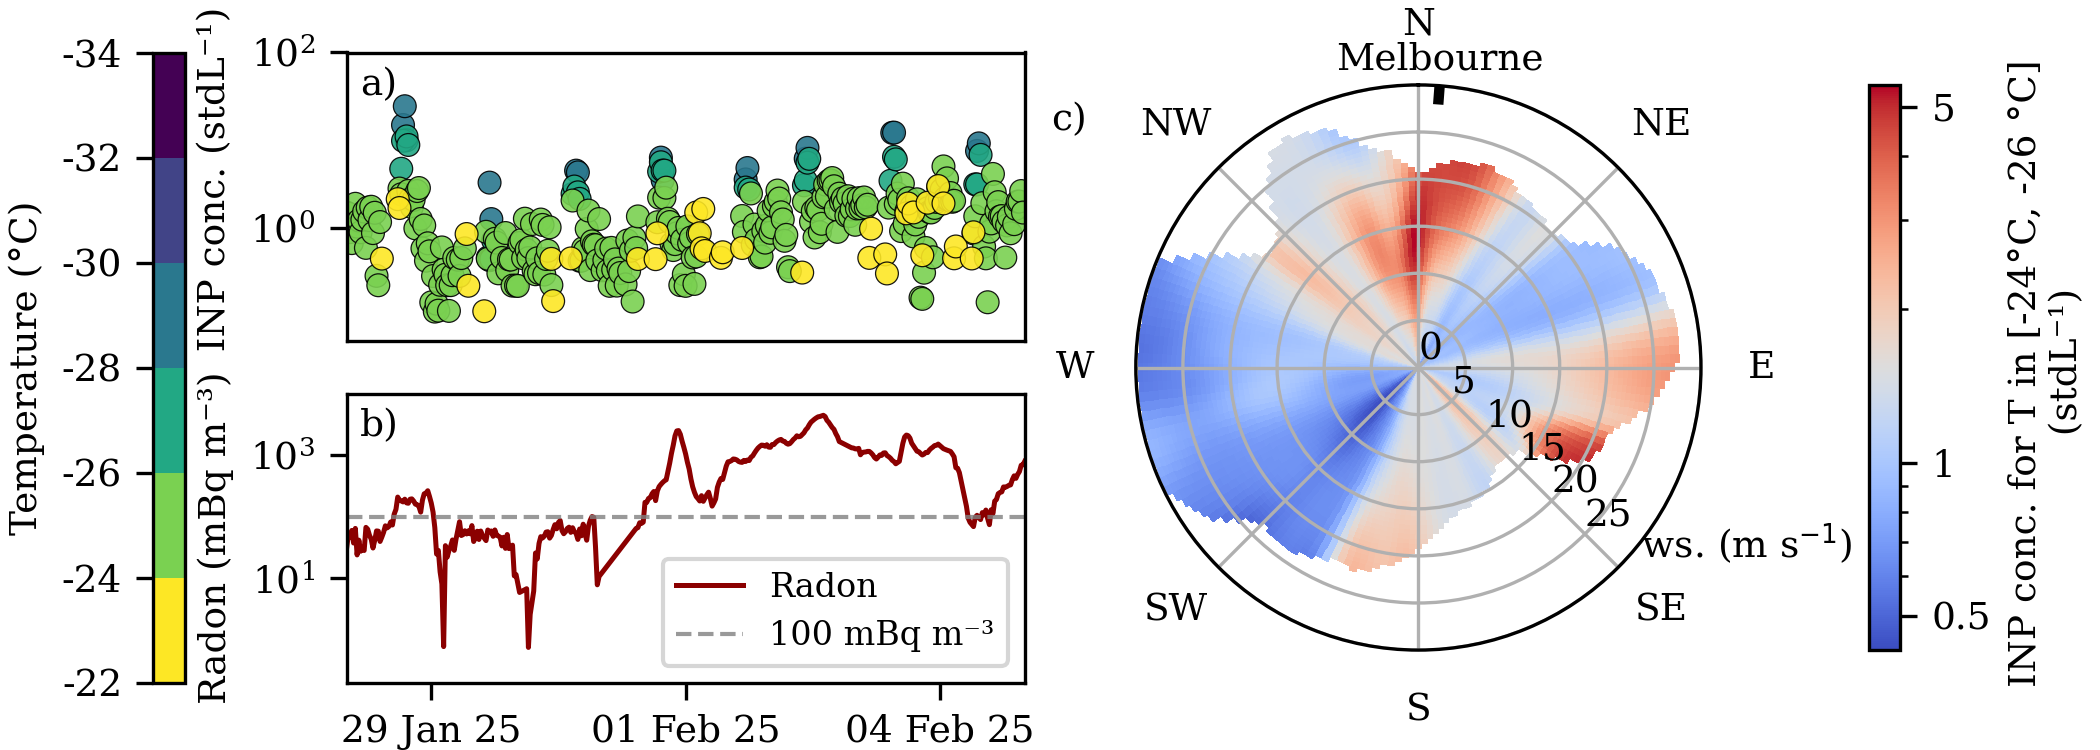

The Python source for this figure:
import pandas as pd
import matplotlib.pyplot as plt
import matplotlib.colors as mcolors  
from matplotlib.colors import BoundaryNorm, LogNorm
import numpy as np
import matplotlib
import matplotlib.dates as mdates
import matplotlib.gridspec as gridspec
from pathlib import Path
import xarray as xr
import glob

matplotlib.use('Agg')
plt.rcParams.update({
    "font.family": "serif",
    "font.size": 9,
    "axes.labelsize": 9,
    "axes.titlesize": 9,
    "xtick.labelsize": 9,
    "ytick.labelsize": 9,
    "legend.fontsize": 8,
    "lines.linewidth": 1.5,
    "lines.markersize": 5,
    "xtick.major.size": 4,
    "ytick.major.size": 4,
    "xtick.major.width": 0.8,
    "ytick.major.width": 0.8,
})

# =============================================================================
# Load PINE data
# =============================================================================
csv_file = '/mnt/d/Cape24-data/Data/processedPINE/Capek.csv'
df = pd.read_csv(csv_file)

df['datetime'] = pd.to_datetime(df['datetime'], errors='coerce')
df = df.dropna(subset=['datetime', 'T_min', 'INP_cn_0'])

#Manual Quality control based on PIA data
df = df[
    (df['T_min'] < 253.15) & 
    (df['operation_number'] >= 11) & 
    (~df['operation_number'].between(24, 27, inclusive='both')) &
    (~df['operation_number'].isin([242, 244])) & 
    (~df['operation_number'].isin([43])) & 
    (~df['operation_number'].isin([74])) 
]


df['T_min_K'] = df['T_min']
df['T_min_C'] = df['T_min'] - 273.15
temperature_col_for_filtering = 'T_min_K'
temperature_col_for_display = 'T_min_C'

df = df[df[temperature_col_for_display] < -22]
#df = df[~df['datetime'].dt.month.isin([9, 11])] 

# =============================================================================
# Left panel: time series PINE
# =============================================================================
start_date = pd.Timestamp('2025-01-28')
end_date = pd.Timestamp('2025-02-05')
df_period = df[(df['datetime'] >= start_date) & (df['datetime'] <= end_date)].copy()

bin_edges_2K = np.arange(-34, -22 + 2, 2)
bin_labels_2K = [f"{int(bin_edges_2K[i])} to {int(bin_edges_2K[i+1])}°C" for i in range(len(bin_edges_2K)-1)]

df_period['temp_bin_2K'] = pd.cut(df_period[temperature_col_for_display],
                                  bins=bin_edges_2K,
                                  labels=bin_labels_2K)

df_period['30min_group'] = df_period['datetime'].dt.floor('30min')
fourhour_avg = df_period.groupby(['30min_group', 'temp_bin_2K'], observed=False).agg({
    'INP_cn_0': ['mean', 'count'],
    temperature_col_for_display: 'mean',
}).reset_index()
fourhour_avg.columns = ['datetime', 'temp_bin_2K', 'INP_cn_0_mean', 'INP_cn_0_count', 'T_C_mean']
fourhour_avg = fourhour_avg.dropna(subset=['temp_bin_2K'])

fourhour_nonzero_by_bin = {}
for bin_name in fourhour_avg['temp_bin_2K'].unique():
    bin_data = fourhour_avg[fourhour_avg['temp_bin_2K'] == bin_name].copy()
    fourhour_nonzero_by_bin[bin_name] = bin_data[bin_data['INP_cn_0_mean'] > 0] #Same as Figure2.py, just this time no zeroes are plotted.

# =============================================================================
# Radon data
# =============================================================================
RADON_FOLDER = "/mnt/d/Cape24-data/Model/Radon/release-v2"
BASELINE_RADON_THRESHOLD = 100

def load_radon_data():
    radon_files = ["2024.xlsx", "2025.xlsx"]
    all_data = []
    for filename in radon_files:
        file_path = Path(RADON_FOLDER) / filename
        df_r = pd.read_excel(file_path)
        datetime_col = None
        for col in df_r.columns:
            if str(col).lower() == 'datetime':
                datetime_col = col
                break
        radon_col = None
        for col in df_r.columns:
            if str(col).lower() == 'radon_stp':
                radon_col = col
                break
        if radon_col is None:
            for col in df_r.columns:
                if str(col).lower() == 'radon':
                    radon_col = col
                    break
        tmp = df_r[[datetime_col, radon_col]].copy()
        tmp.columns = ['Datetime', 'Radon_Concentration']
        tmp['Datetime'] = pd.to_datetime(tmp['Datetime'], errors='coerce')
        tmp = tmp.dropna()
        tmp = tmp[tmp['Radon_Concentration'] > 0] 
        tmp = tmp.sort_values('Datetime')
        all_data.append(tmp)
    return pd.concat(all_data, ignore_index=True).sort_values('Datetime')

radon_df = load_radon_data()
radon_period = radon_df[(radon_df['Datetime'] >= start_date) & (radon_df['Datetime'] <= end_date)].copy()

# =============================================================================
# meteorological data for polar plot
# =============================================================================
met_folder = '/mnt/d/Cape24-data/Met'
met_files = sorted(glob.glob(f'{met_folder}/*.cdf'))

def preprocess_met(ds):
    needed = ['wspd_vec_mean', 'wdir_vec_mean']
    return ds[needed]

met_ds = xr.open_mfdataset(met_files, combine='by_coords', preprocess=preprocess_met)
met_df = met_ds.to_dataframe().reset_index()
met_df['time'] = pd.to_datetime(met_df['time'])
met_df = met_df.set_index('time').sort_index()

wind_speed_col = 'wspd_vec_mean'
wind_dir_col   = 'wdir_vec_mean'

df['datetime_30min'] = df['datetime'].dt.round('30min')
met_df['time_30min'] = met_df.index.round('30min')
met_unique = met_df.drop_duplicates(subset='time_30min')
met_unique = met_unique.reset_index()[['time_30min', wind_speed_col, wind_dir_col]]

merged = pd.merge(df, met_unique, how='inner', left_on='datetime_30min', right_on='time_30min')

polar_temp_min = -26
polar_temp_max = -24
polar_data = merged[(merged[temperature_col_for_display] >= polar_temp_min) & 
                    (merged[temperature_col_for_display] <= polar_temp_max)]

# =============================================================================
# Create combined figure
# =============================================================================
fig = plt.figure(figsize=(7, 2.5))

gs = gridspec.GridSpec(2, 2, width_ratios=[1.2, 1], height_ratios=[1, 1],
                       hspace=0.18, wspace=0.28,
                       left=0.165, right=0.84, top=0.93, bottom=0.09)

# ----- Left top: INP 4‑h averages -----
ax_inp = fig.add_subplot(gs[0, 0])

bin_edges = np.arange(-34, -20, 2)
cmap_temp = plt.cm.viridis
norm_temp = BoundaryNorm(bin_edges, cmap_temp.N)

for bin_name, bin_data in fourhour_nonzero_by_bin.items():
    
    temp_range = bin_name.replace('°C', '').split(' to ')
    temp_mid = (float(temp_range[0]) + float(temp_range[1])) / 2
    color = cmap_temp(norm_temp(temp_mid))
    ax_inp.scatter(bin_data['datetime'], bin_data['INP_cn_0_mean'], 
                       c=[color] * len(bin_data), alpha=0.9, s=30,
                       edgecolors='black', linewidths=0.3)

ax_inp.set_yscale('log')
ax_inp.set_ylabel('   INP conc. (stdL⁻¹)')
ax_inp.tick_params(axis='both', which='minor', width=0, length=0)
ax_inp.set_xlim(start_date, end_date)
ax_inp.xaxis.set_major_formatter(mdates.DateFormatter('%d %b %y'))
ax_inp.xaxis.set_major_locator(mdates.DayLocator(interval=3))
ax_inp.tick_params(axis='x', labelbottom=False, bottom=False)
ax_inp.set_ylim(5e-2, 100)

ax_inp.text(0.02, 0.95, 'a)', transform=ax_inp.transAxes,
            weight='normal', va='top', ha='left')

# ----- Left bottom: Radon concentration -----
ax_radon = fig.add_subplot(gs[1, 0], sharex=ax_inp)
ax_radon.plot(radon_period['Datetime'], radon_period['Radon_Concentration'] * 1000,
                  color='darkred', linewidth=1.2, label='Radon')
ax_radon.axhline(BASELINE_RADON_THRESHOLD, color='grey', linestyle='--',
                     linewidth=1.0, alpha=0.8, label=f'{BASELINE_RADON_THRESHOLD} mBq m⁻³')

ax_radon.set_yscale('log')
ax_radon.set_ylim(0.2,10000)
ax_radon.set_ylabel('Radon (mBq m⁻³)')
ax_radon.legend(loc='lower right', framealpha=0.8)
ax_radon.tick_params(axis='both', which='minor', width=0, length=0)

ax_radon.text(0.02, 0.95, 'b)', transform=ax_radon.transAxes,
              weight='normal', va='top', ha='left')

fig.align_ylabels([ax_inp, ax_radon])

# ----- Right: polar wind plot -----
#Bivariate Polar Plot: This creates a polar plot of INP concentrations, Wind direction (angle) and wind speed (radius). It smoothes the datapoints by fitting a function over it.

ax_polar = fig.add_subplot(gs[:, 1], projection='polar')
ax_polar.set_aspect('equal')

pos_polar = ax_polar.get_position()
new_pos = [pos_polar.x0 - 0.03, pos_polar.y0, pos_polar.width, pos_polar.height]
ax_polar.set_position(new_pos)

ws = polar_data[wind_speed_col].values
wd = polar_data[wind_dir_col].values
inp = polar_data['INP_cn_0'].values


ws_spread, wd_spread, min_bin = 3.5, 5, 1 # Parameters for bivariate polar plot. Smoothes the Polar plot. I played around with it until it looked ok

wd_grid = np.arange(0, 360, 2)
ws_grid = np.arange(0, np.ceil(ws.max()) + 2, 0.5)
smoothed = np.full((len(wd_grid), len(ws_grid)), np.nan, dtype=float)

for i, wd0 in enumerate(wd_grid):
    for j, ws0 in enumerate(ws_grid):
        diff_ang = np.abs(wd - wd0)
        diff_ang = np.minimum(diff_ang, 360 - diff_ang)
        dist_wd = diff_ang / wd_spread
        dist_ws = (ws - ws0) / ws_spread
        weights = np.exp(-0.5 * (dist_wd**2 + dist_ws**2))
        total_weight = np.sum(weights)
        if total_weight >= min_bin:
            smoothed[i, j] = np.average(inp, weights=weights)

Theta, R = np.meshgrid(np.deg2rad(wd_grid), ws_grid)
vmin = np.nanmin(smoothed[smoothed > 0]) if np.any(smoothed > 0) else 1e-3
vmax = np.nanmax(smoothed)
pcm = ax_polar.pcolormesh(Theta, R, smoothed.T,
                              cmap='coolwarm', norm=LogNorm(vmin=vmin, vmax=vmax),
                              shading='auto')

#Calculates the polar plot angle for Melbourne from Cape Grim to add a line in the Plot for reference
cape_grim_lat = -40.6831
cape_grim_lon = 144.6897
melbourne_lat = -37.8136
melbourne_lon = 144.9631

lat1, lon1 = np.radians(cape_grim_lat), np.radians(cape_grim_lon)
lat2, lon2 = np.radians(melbourne_lat), np.radians(melbourne_lon)
dlon = lon2 - lon1

x = np.sin(dlon) * np.cos(lat2)
y = np.cos(lat1) * np.sin(lat2) - np.sin(lat1) * np.cos(lat2) * np.cos(dlon)
bearing_rad = np.arctan2(x, y)
bearing_deg = (np.degrees(bearing_rad) + 360) % 360

ax_polar.plot([np.deg2rad(bearing_deg), np.deg2rad(bearing_deg)], [28, 30],
            color='black', linewidth=2.5, solid_capstyle='butt')
ax_polar.annotate('Melbourne', xy=(np.deg2rad(bearing_deg), 30),
                      xytext=(0, 2), textcoords='offset points',
                      ha='center', va='bottom', color='black', weight='normal')

ax_polar.set_theta_zero_location('N')
ax_polar.set_theta_direction(-1)
ax_polar.set_thetagrids(np.arange(0, 360, 45), labels=['N', 'NE', 'E', 'SE', 'S', 'SW', 'W', 'NW'])
radial_ticks = np.arange(0, 31, 5)
labels = [f"{r:.0f}" for r in radial_ticks]
labels = ["  ws. (m s$^{-1}$)" if r == 30 else f"{r:.0f}" for r in radial_ticks]
ax_polar.set_rgrids(radial_ticks, labels=labels, angle=135)
ax_polar.set_ylim(0, 30)
ax_polar.text(-0.15, 0.97, 'c)', transform=ax_polar.transAxes,
                  weight='normal', va='top', ha='left')

pos_polar_new = ax_polar.get_position()
cax_wind = fig.add_axes([pos_polar_new.x1 + 0.08, pos_polar_new.y0, 0.015, pos_polar_new.height])
cbar_wind = fig.colorbar(pcm, cax=cax_wind, label='INP conc. for T in [-24°C, -26 °C] \n  (stdL⁻¹) ')
ticks = [0.1, 0.5, 1, 5, 10]
ticks = [t for t in ticks if vmin <= t <= vmax]
cbar_wind.set_ticks(ticks)
cbar_wind.set_ticklabels([f"{t:g}" for t in ticks])

#Temperature colorbar for left subplot
pos_inp = ax_inp.get_position()
pos_radon = ax_radon.get_position()
cbar_ax = fig.add_axes([pos_inp.x0 - 0.092, pos_radon.y0, 0.015, pos_inp.y1 - pos_radon.y0])
sm = plt.cm.ScalarMappable(norm=norm_temp, cmap=cmap_temp)
sm.set_array([])
cbar = plt.colorbar(sm, cax=cbar_ax, boundaries=bin_edges, ticks=bin_edges)
cbar.set_ticklabels([f"{int(edge)}" for edge in bin_edges])
cbar.set_label('Temperature (°C)')
cbar.ax.invert_yaxis()
cbar.ax.yaxis.set_ticks_position('left')
cbar.ax.yaxis.set_label_position('left')


plt.savefig('Figure4.png', dpi=300)
plt.savefig('Figure4.pdf', dpi=300)
plt.close()
